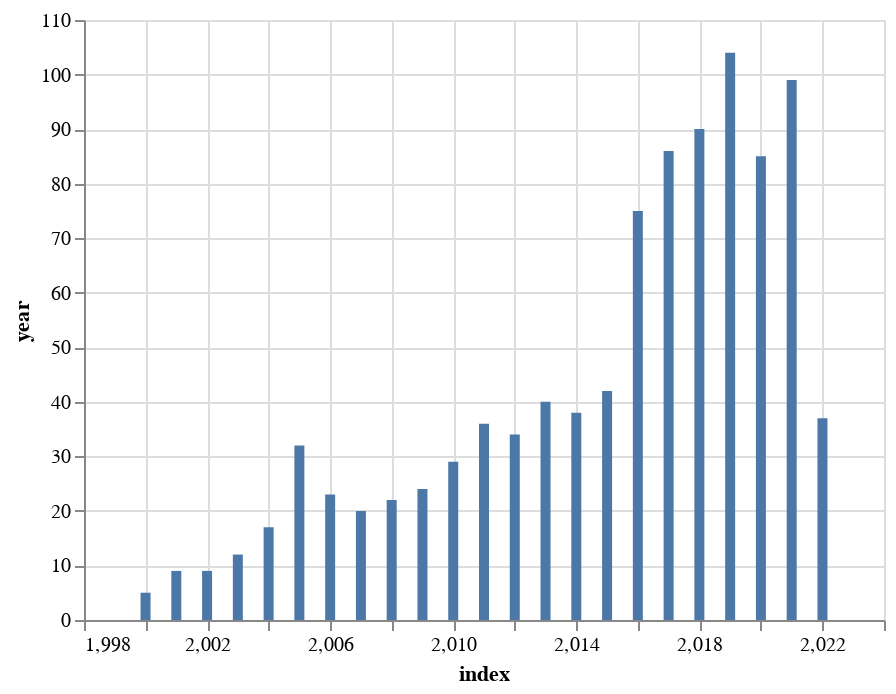

The notebook cell saved with this chart:
### Markdown cell above
Number of Movies every year

### Code cell
alt.Chart(df_movies.year.value_counts().reset_index()).mark_bar().encode(
    x='index',
    y='year'
)

### Figure 1 — Vega-Lite specification as saved in the notebook (floating-point values rounded to 4 significant figures)
{"config": {"view": {"continuousWidth": 400, "continuousHeight": 300}}, "data": {"name": "data-291849d2e1057eb15bf0195995a1f961"}, "mark": "bar", "encoding": {"x": {"field": "index", "type": "quantitative"}, "y": {"field": "year", "type": "quantitative"}}, "$schema": "https://vega.github.io/schema/vega-lite/v4.17.0.json", "datasets": {"data-291849d2e1057eb15bf0195995a1f961": [{"index": 2019, "year": 104}, {"index": 2021, "year": 99}, {"index": 2018, "year": 90}, {"index": 2017, "year": 86}, {"index": 2020, "year": 85}, {"index": 2016, "year": 75}, {"index": 2015, "year": 42}, {"index": 2013, "year": 40}, {"index": 2014, "year": 38}, {"index": 2022, "year": 37}, {"index": 2011, "year": 36}, {"index": 2012, "year": 34}, {"index": 2005, "year": 32}, {"index": 2010, "year": 29}, {"index": 2009, "year": 24}, {"index": 2006, "year": 23}, {"index": 2008, "year": 22}, {"index": 2007, "year": 20}, {"index": 2004, "year": 17}, {"index": 2003, "year": 12}, {"index": 2001, "year": 9}, {"index": 2002, "year": 9}, {"index": 2000, "year": 5}]}}
